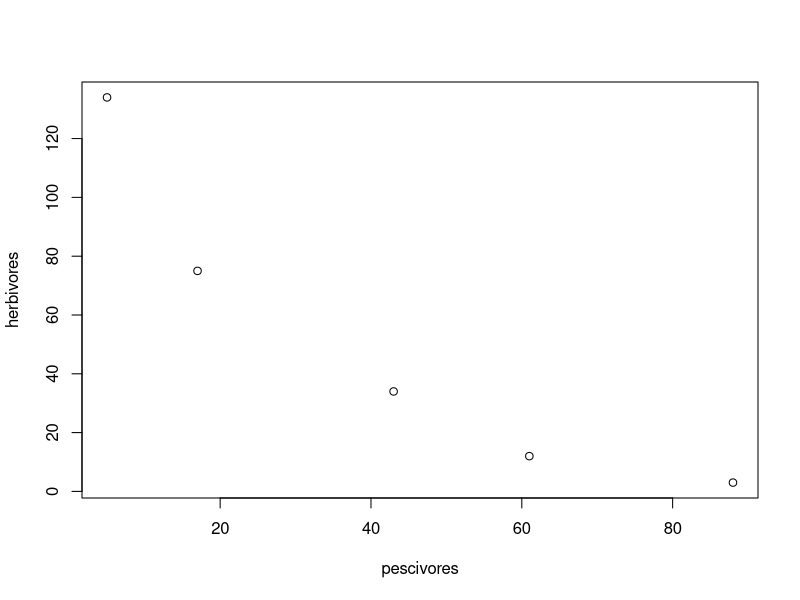
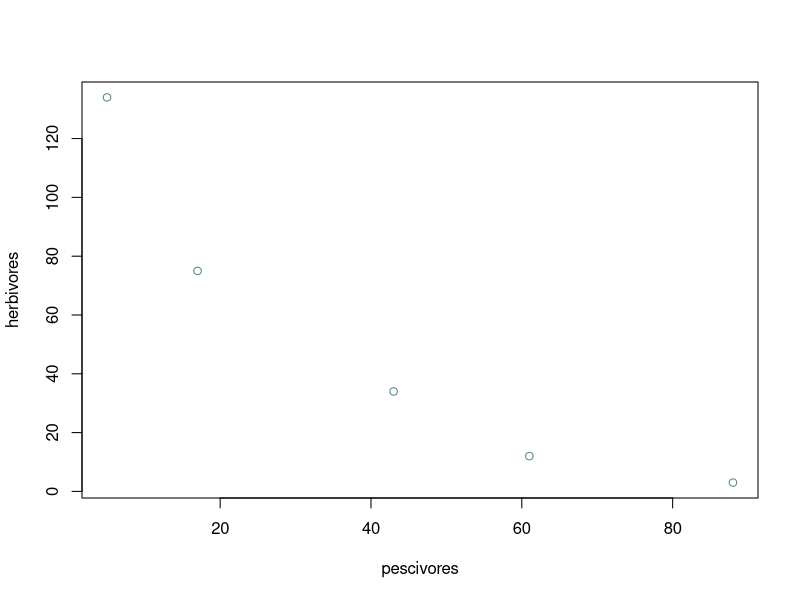
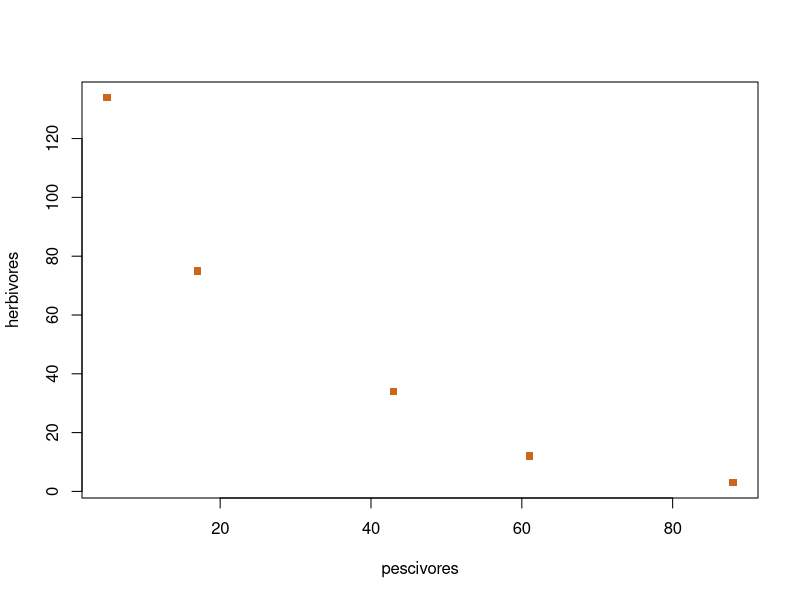
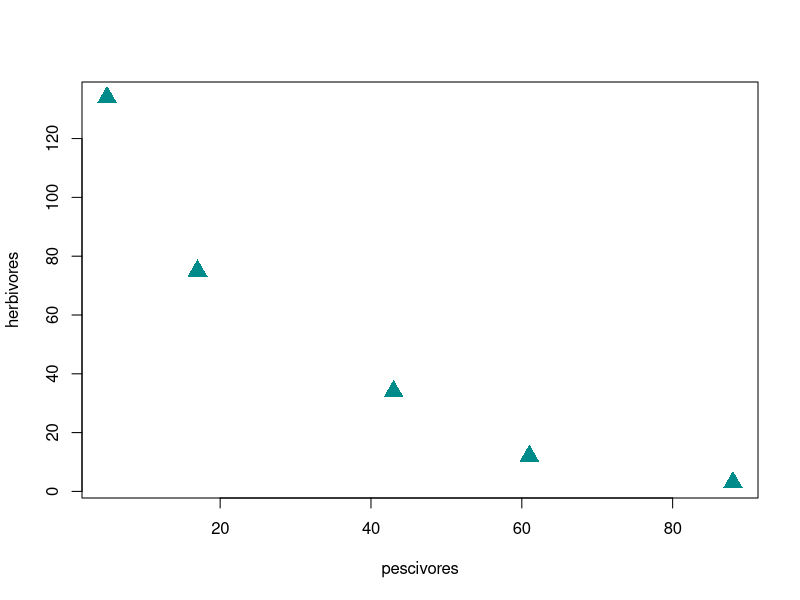
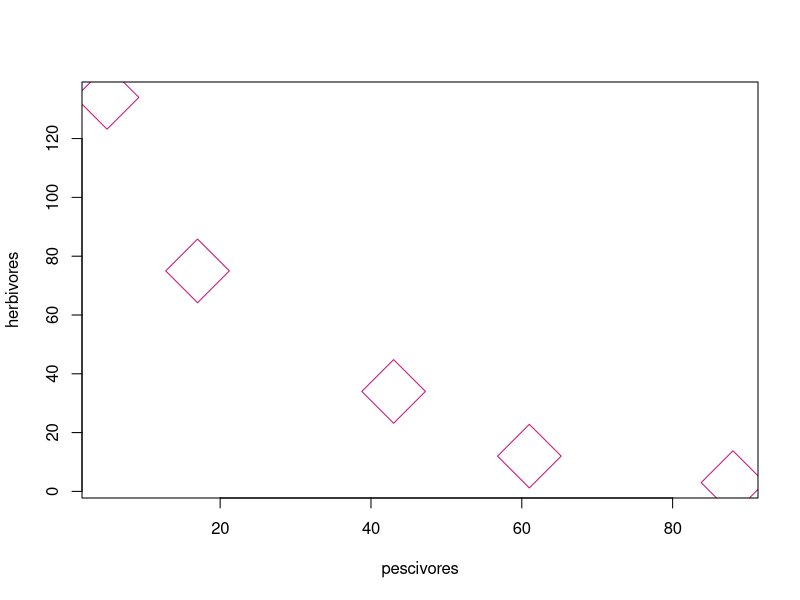
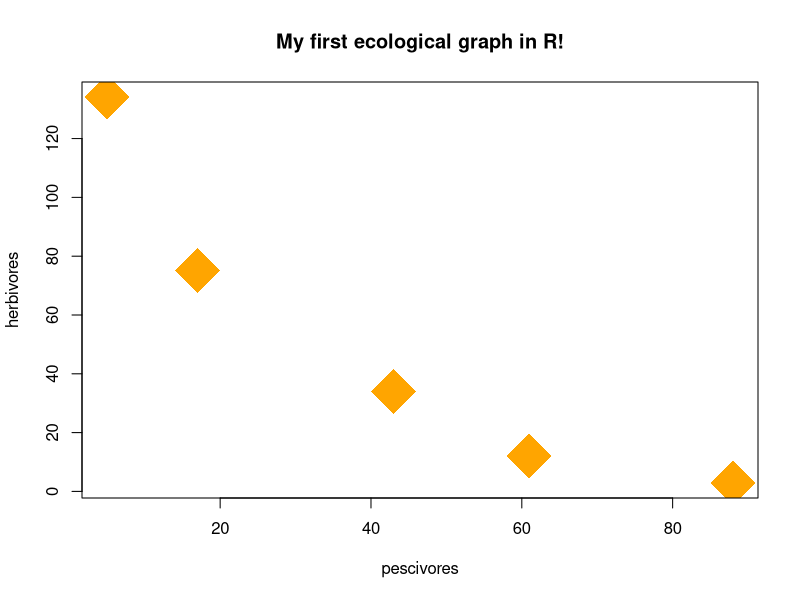

The R script that drew these images, in order:
### first R introduction to monitoring''''''''''''''''''''''''''''''''''''''''''''''''''''''''''''''''''''''''''''''''''''''''''''''''''''
# this is a first code script to get a basic understanding of R and how to use it

# first create an array using the concatenate function ~c()
pescivores <- c(5, 17, 43, 61, 88)  
pescivores

# then create a second set of data
herbivores <- c(134, 75, 34, 12, 3)
herbivores

# now we create a first plot in R using ~plot()
plot(pescivores, herbivores)

# we can add different elements to this plot
plot(pescivores, herbivores, col = "cadetblue4") # change the color (look at r-charts.com for different colours)

plot(pescivores, herbivores, col = "chocolate3", pch = 15) # change the shape of the points

plot(pescivores, herbivores, col = "cyan4", pch = 17, cex = 2) # change the scale of the points

plot(pescivores, herbivores, col = "deeppink3", pch = 5, cex = 6) # go even bigger

# we can add simple titles
plot(pescivores, herbivores, col = "orange", pch = 18, cex = 6, main = "My first ecological graph in R!")

# next we create a dataframe
ecodata <- data.frame(pescivores, herbivores)
ecodata

# we can do simple calculations, like mean number of individuals per site
(5 + 17 + 43 + 61 + 88)/5 # 42.8

# to see some summary statistics of the dataframe use function ~summary()
summary(ecodata) 
# pescivores     herbivores   
# Min.   : 5.0   Min.   :  3.0  
# 1st Qu.:17.0   1st Qu.: 12.0  
# Median :43.0   Median : 34.0  
# Mean   :42.8   Mean   : 51.6  
# 3rd Qu.:61.0   3rd Qu.: 75.0  
# Max.   :88.0   Max.   :134.0  
